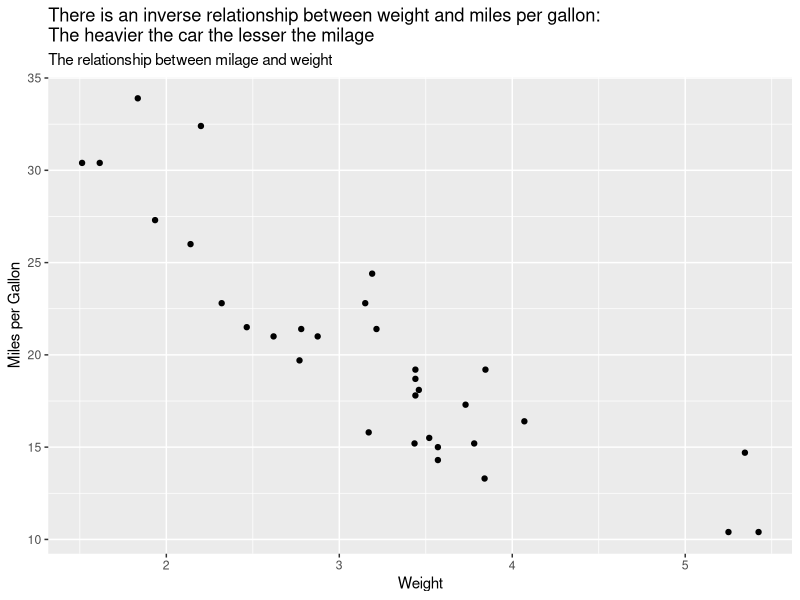

Write R code to recreate this figure.
## ---- chunk 1
knitr::opts_chunk$set(echo = FALSE)

# Learn more about creating websites with Distill at:
# https://rstudio.github.io/distill/website.html

## ---- chunk 2
library(tidyverse)
mtcars %>% ggplot() + aes(wt, mpg) + geom_point() + labs(title = "There is an inverse relationship between weight and miles per gallon: 
The heavier the car the lesser the milage", subtitle = "The relationship between milage and weight", x = "Weight", y = "Miles per Gallon") 
